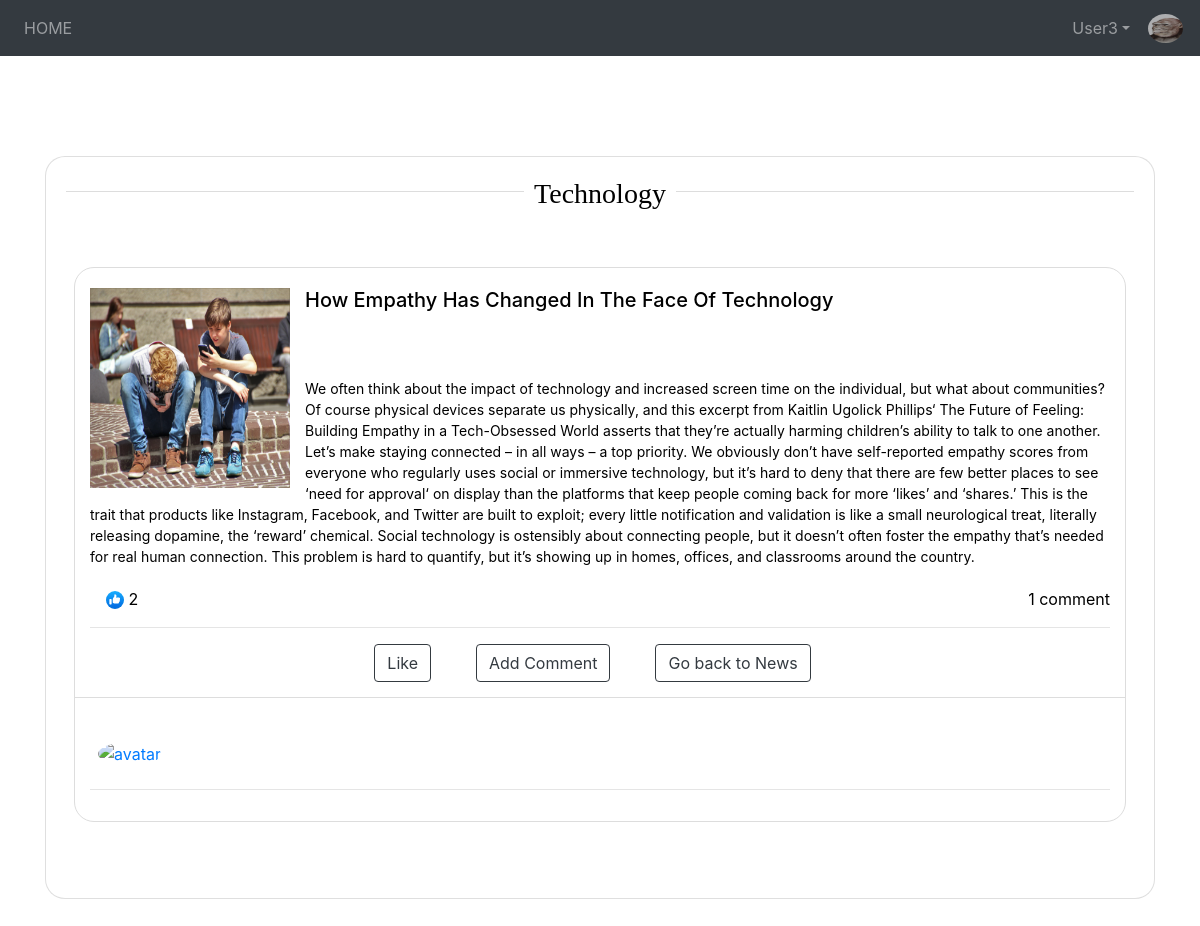
/article/1/ (signed in), run on the app's committed database.
### account/models.py (models this page shows, shortened)
class Account(AbstractBaseUser):
    username = models.CharField(verbose_name='username', max_length=20, unique=True)
    email = models.EmailField(verbose_name='email', max_length=60, unique=True)
    dob = models.DateField(verbose_name='date of birth', null=True)
    favourite = models.ManyToManyField(Category, blank=True )
    likes = models.ManyToManyField(News, related_name="users",blank=True)
    profile_picture = models.ImageField(upload_to ='profilePic/', default = 'profilePic/pp.png')
    date_joined = models.DateTimeField(verbose_name='date joined', auto_now_add=True)
    last_login = models.DateTimeField(verbose_name='last login', auto_now_add=True)
    is_admin = models.BooleanField(default=False)
    is_active = models.BooleanField(default=True)
    is_staff = models.BooleanField(default=False)
    is_superuser = models.BooleanField(default=False)
    USERNAME_FIELD = 'username'
    REQUIRED_FIELDS = ['email']
    objects = MyAccountManager()

### news/models.py (models this page shows, shortened)
class News(models.Model):
    title = models.CharField(max_length=400)
    content = models.TextField(max_length=10000)
    date = models.DateField()
    category = models.ForeignKey('Category', null=True, blank=True,on_delete=models.DO_NOTHING )
    image = models.ImageField(null=True, blank=True, upload_to="gallery")
    likes = models.IntegerField(default=0)
    class Meta:
        ordering = ['-date']

class Category(models.Model):
    name = models.CharField(max_length=200)
    slug = models.SlugField()
    parent = models.ForeignKey('self', blank=True, null=True, related_name='children', on_delete=models.CASCADE)
    slug = models.SlugField(unique=True)
    class Meta:
        unique_together = ('slug', 'parent',)
        verbose_name_plural = "categories"
        ordering = ['-name']
    def __str__(self):
        full_path = [self.name]
        k = self.parent
        while k is not None:
            full_path.append(k.name)
            k = k.parent
        return ' -> '.join(full_path[::-1])

### news/views.py (the view)
# urls.py: path('article/<int:pk>/', article_view, name='article'),
@login_required
def article_view(request, pk):
    context = {}
    article = News.objects.get(pk=pk)
    comments = Comment.objects.filter(article=article)
    context = {'article': article, 'comments': comments, 'title': 'Article'}
    return render(request, 'news/article.html', context)

### news/templates/news/article.html (shortened to what this page needs)
{% extends 'news/base.html' %}
{% block content %}
  <div class="card mb-5" style="margin-top: 100px !important;">
    <div class="card-body">
      <h3 class="text-center san">{{ article.category }}</h3>
      <div class="row mt-5 ">
        <div name="article" class="d-flex p-2  panel-shadow mb-5">
          <div class="col-sm-12">
            <div class="panel panel-white post panel-shadow">
              <div class="post-heading">
                <div class="pull-left image">
                  <img style="height: 200px; width: 200px !important" src={{article.image.url}} alt="Card image cap"
                    class="img-circle avatar" alt="user profile image">
                </div>
                <div class="pull-left meta">
                  <div class="title h5">
                    <h5 class="card-text title">{{ article.title}}</h5>
                  </div>
                </div>
              </div>
              <div class="post-description">
                <p class="card-text">{{article.content|safe }}</p>
                <div class="stats">
                  <div class="row">
                    <div class="col">
                      <div class="col-sm--1 ml-3">
                        <img height="18">
                        <span id="{{article.id}}">{{article.likes}}</span>
                      </div>
                    </div>
                    <div class="col" style="text-align: right !important;">
                    {% with comments.count as total_comments%}
                      <div class="comments-count">{{ total_comments }} comment{{ total_comments|pluralize }}</div>
                    {% endwith%}
                  </div>
                  </div>
                  <hr>
                  <div class="container text-center footer_buttons">
                    <div class="row justify-content-md-center">
                      <div class="col-md-auto"><button type="button" id="like-button" class="btn btn-outline-dark stat-item" data-id={{ article.id }}>Like</button></div>
                      <div class="col-md-auto"><button type="button" id="new_comment_button" class="btn btn-outline-dark stat-item" data-id="">Add Comment</button></div>
                      <div class="col-md-auto"><a type="button" href="{% url 'news_home' %}" id="article-button" class="btn btn-outline-dark stat-item" data-id={{ news.id }}>Go back to News</a></div>
                  </div>
                  </div>
                </div>
              </div>
              <div class="post-footer">
                  {% load mptt_tags %}
                <div class="comments-list">
                  {% recursetree comments %}
                  <div id="{{ node.id }}" class="my-2 p-2 comment">
                    <a class="pull-left inactiveLink" href="#">
                      <img class="avatar" height="29" width="35" style="border-radius: 100%;" src="{{node.account.profile_picture.url}}" alt="avatar">
                    </a>
                    <div class="comment-body">
                      <div class="comment-heading">
                      </div>
                    </div>
                  </div>
                  <hr>
                    {% endrecursetree %}
                  </div>
              </div>
            </div>
          </div>
        </div>
      </div>
    </div>
  </div>
{% endblock %}

### news/templates/news/navbar.html (shortened to what this page needs)
 <nav class="navbar navbar-expand-lg navbar-dark navvv bg-dark mb-5">
    <div class="collapse navbar-collapse text-center" id="navbarTogglerDemo01">
      <ul class="navbar-nav mr-auto">
        <li class="nav-item">
          <a class="nav-link text-center" href="{% url 'news_home' %}">HOME</a>
      </li>
      </ul>
      {% if request.user.is_authenticated %}
      <table class="navbar-nav">
        <tr>
          <td class="nav-item dropdown">
            <a class="nav-link p-0 pr-3 nav-link dropdown-toggle" data-toggle="dropdown" href="#">{{user.username  | capfirst}}</a>
          </td>
          <td>
            <img id="nav_profile_pic"src="{{user.profile_picture.url}}" alt="avatar image" height="29" width="35" style="border-radius: 100%;">
          </td>
        </tr>
      </table>
      {% else %}
      <div class="navbar-nav">
        <a class="nav-link" href="{% url 'register'  %}">Register</a>
        <a class="nav-link" href="{% url 'login'  %}">Login</a>
      </div>
      {%endif%}
  </nav>

### staticfiles/front/post.css (style rules this page uses)
.card { background-color: white; color: black; border-radius: 20px; }
.panel-white { border: 1px solid #ddd; border-radius: 20px; background-color: white; color: black; }
.post .post-heading { height: 95px; padding: 20px 15px; }
.post .post-heading .avatar { width: 60px; height: 60px; display: block; margin-right: 15px; }
.post .post-heading .meta .title { margin-bottom: 0; }
.post .post-description { padding: 15px; }
.post .post-description p { font-size: 14px; }
.post .post-description .stats { margin-top: 20px; }
.post .post-description .stats .stat-item { display: inline-block; margin-right: 15px; }
.post .post-footer { border-top: 1px solid #ddd; padding: 15px; }
.post .post-footer .comments-list { padding: 0; margin-top: 20px; list-style-type: none; }
.post .post-footer .comments-list .comment { display: block; width: 100%; margin: 20px 0; }
.post .post-footer .comments-list .comment .avatar { width: 35px; height: 35px; }
.post .post-footer .comments-list .comment .comment-heading { display: block; width: 100%; }
.post .post-footer .comments-list .comment .comment-body { margin-left: 50px; }
.san { display: flex; flex-direction: row; justify-content: center; text-align: center; font-family: 'Cinzel Decorative', cursive; }
.san:before, .san:after { background: #ddd; content: '\a0'; flex-grow: 1; height: 1px; position: relative; top: 0.5em; }
.san:before { margin-right:10px; }
.san:after { margin-left:10px; }
.inactiveLink { pointer-events: none !important; cursor: default !important; }

### data on the page
Account: username "User3", profile_picture (picture)
News: category "Technology", image (picture), title "How Empathy Has Changed In The Face Of Technology", content "We often think about the impact of technology and increased screen time on the individual, but what about communities? Of course physical devices separate us physically, and this excerpt from Kaitlin Ugolick Phillips‘ The Future of Feeling: Building Empathy in a Tech-Obsessed World asserts that they’re actually harming children’s ability to talk to one another. Let’s make staying connected – in all ways – a top priority. We obviously don’t have self-reported empathy scores from everyone who regularly uses social or immersive technology, but it’s hard to deny that there are few better places to see ‘need for approval‘ on display than the platforms that keep people coming back for more…", likes "2"

### other printed values
{{ total_comments }} "1"
